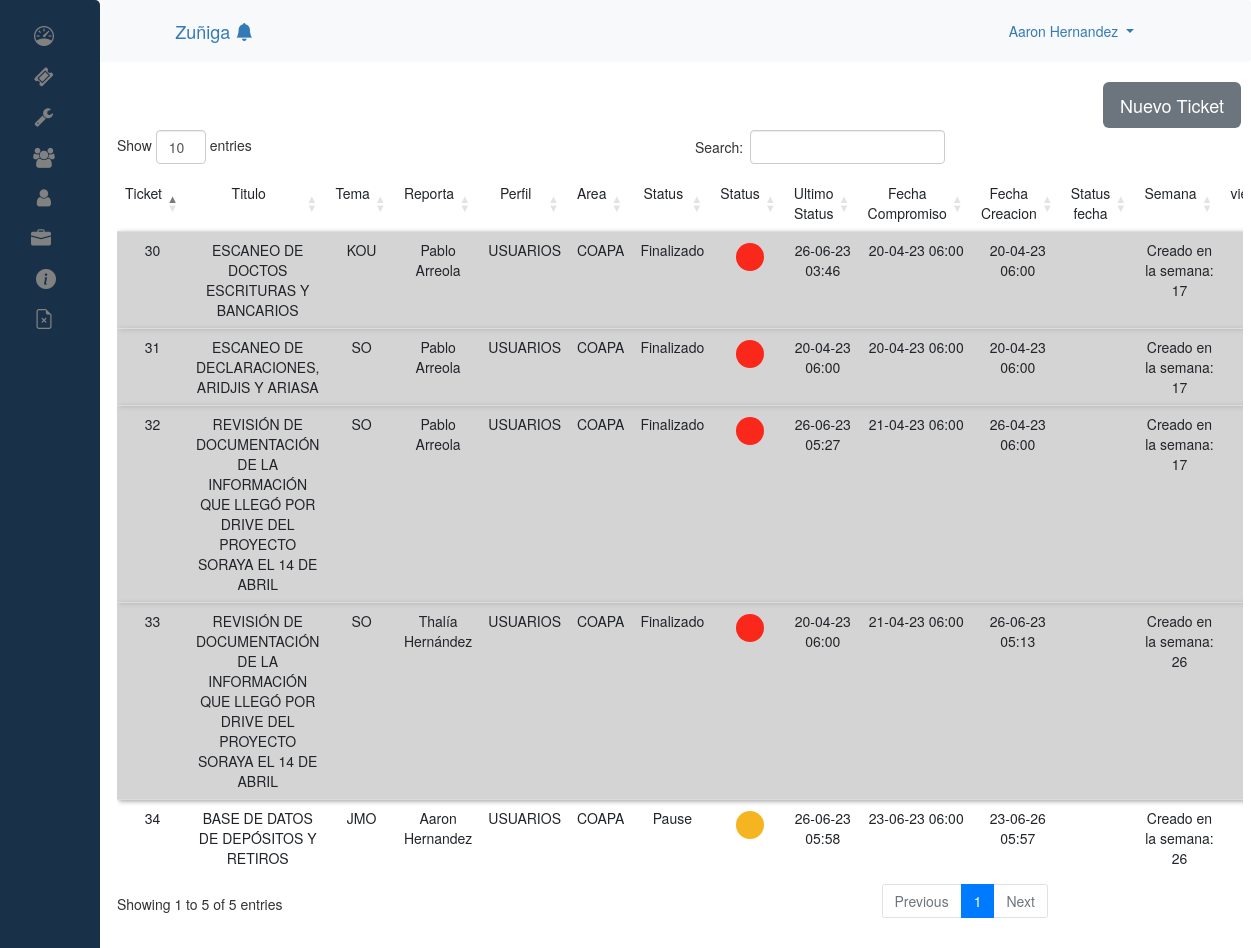
Page /admin/ticket.php (signed in) on the committed database.
### tables this page shows
CREATE TABLE `tickets` (
  `id_ticket` int(11) NOT NULL,
  `nombreR` varchar(200) NOT NULL,
  `titulo` varchar(200) NOT NULL,
  `descripcion` longblob NOT NULL,
  `tema` varchar(200) NOT NULL,
  `fecha_crea` timestamp NOT NULL DEFAULT current_timestamp() ON UPDATE current_timestamp() COMMENT 'FEcha ultimo estatus (cambio)',
  `status` varchar(200) NOT NULL,
  `departamento` varchar(200) NOT NULL,
  `type_user` varchar(200) NOT NULL,
  `leido` varchar(200) NOT NULL,
  `fecha_mod` timestamp NOT NULL DEFAULT current_timestamp() COMMENT 'Fecha de compromso de la tarea\r\n',
  `fecha_fin` timestamp NOT NULL DEFAULT current_timestamp() COMMENT 'fecha de cracion (cambio)\r\n',
  `perfil` varchar(200) NOT NULL
);

### admin/proceso_ticket/filtroadmin.php (the view, shortened to what this page needs)
<div class="table-responsive"  style="    width: 90%;
    margin-left: 117px;
margin-bottom: 150px;
    " >
        <table id="tabla_ticket" class="table  " style="    width: 95%; text-align: center;">
                <thead>
                        <tr>
                          <td id="arriba_abajo" style="text-align:center;">Ticket</td>
                          <td id="arriba_abajo" style="text-align:center;">Titulo</td>
                          <td id="arriba_abajo" style="text-align:center;">Tema</td>
                          <td id="arriba_abajo" style="text-align:center;">Reporta</td>
                          <td id="arriba_abajo" style="text-align:center;">Perfil</td>
                          <td id="arriba_abajo" style="text-align:center;">Area</td>
                          <td id="arriba_abajo" style="text-align:center;">Status</td>
                          <td id="arriba_abajo" style="text-align:center;">Status</td>
                          <td id="arriba_abajo" style="text-align:center;">Ultimo Status</td>
                          <td id="arriba_abajo" style="text-align:center;">Fecha Compromiso</td>
                          <td id="arriba_abajo" style="text-align:center;">Fecha Creacion</td>
                          <td id="arriba_abajo" style="text-align:center;">Status fecha</td>
                          <td id="arriba_abajo" style="text-align:center;">Semana</td>
                          <td id="arriba_abajo" style="text-align:center;">view</td>
                        </tr>
                </thead>
                <tbody>
                      <?php While($rowSql = $sql->fetch_assoc()) {   ?>
                            <?php include("color_tabla.php");  ?>
                                <td id="i_ticket"><?php echo $rowSql['id_ticket']; ?></td>
                                <td id="titulo">  <?php echo $rowSql ["titulo"]; ?></td>
                                <td id="titulo">  <?php echo $rowSql ["tema"]; ?></td>
                                <td id="nombre"><?php echo $rowSql ["nombreR"]; ?></td>
                                <td id="perfil"><?php echo $rowSql ["perfil"]; ?></td>
                                <td id="sede"><?php echo $rowSql ["departamento"]; ?></td>
                                <td id="status">
                                  <?php
                                    if($rowSql["status"] == 0){
                                      echo "Activo";
                                    }elseif ($rowSql["status"] == 1) {
                                      echo "Pause";
                                    }elseif ($rowSql["status"] == 2) {
                                      echo "Revision";
                                    }elseif ($rowSql["status"] == 3) {
                                      echo "Cancelado";
                                    }elseif ($rowSql["status"] == 4) {
                                      echo "Actividad por iniciar";
                                      }elseif ($rowSql["status"] == 5) {
                                        echo "Finalizado";
                                      }
                                   ?>
                                 </td>
                                <?php if ($rowSql['status'] == 0): ?>
                                <td id="status"> <div id="status" data-toggle="popover" data-trigger="hover" data-content="Activo"  ></div> </td>
                              <?php elseif ($rowSql['status'] == 1):?>
                                  <td id="status"> <div id="status2" data-toggle="popover" data-trigger="hover" data-content="Pause"  ></div> </td>
                                <?php elseif ($rowSql['status'] == 2):?>
                                  <td id="status"> <div id="status3" data-toggle="popover" data-trigger="hover" data-content="Revision" ></div> </td>
                                  <?php elseif ($rowSql['status'] == 3):?>
                                  <td id="status"> <div id="status4" data-toggle="popover" data-trigger="hover" data-content="Cancelado" ></div> </td>
                                <?php elseif ($rowSql['status'] == 4):?>
                                  <td id="status"> <div id="status5" data-toggle="popover" data-trigger="hover" data-content="Actividad por iniciar" ></div> </td>
                                  <?php elseif ($rowSql['status'] == 5):?>
                                  <td id="status"> <div id="status6" data-toggle="popover" data-trigger="hover" data-content="Finalizado" ></div> </td>
                                <?php endif; ?>
                                <?php
                                $newDate = date("d-m-y h:i", strtotime($rowSql["fecha_crea"])); ?>
                                <td id="fecha"><?php echo  $newDate; ?>  </td>
                                <?php
                                $newDate2 = date("d-m-y h:i", strtotime($rowSql["fecha_mod"])); ?>
                                <td id="fecha2"><?php echo  $newDate2; ?>
                                </td>
                                <?php
                                $newDate3 = date("d-m-y h:i"); ?>
                                <?php
                                $newDate4 = date("d-m-y h:i", strtotime($rowSql["fecha_fin"])); ?>
                                <td id="fecha4"><?php echo  $newDate4; ?>
                                </td>
                                    <?php
                                    $estatus = $rowSql["status"];
                                    if ($estatus == 0) {
                                        $newDate2_timestamp = strtotime($newDate2);
                                        $newDate3_timestamp = strtotime($newDate3);
                                        $diferencia = abs($newDate2_timestamp - $newDate3_timestamp);
                                        $minutos = floor($diferencia / 60);
                                        $horas = floor($diferencia / 3600);
                                        $dias = floor($diferencia / 86400);
                                        if ($newDate2 < $newDate3) {
                                            echo '<td>
                                            <div id="fecha3" data-toggle="popover" data-trigger="hover" data-content="Revaso Tiempo"
                                                style="margin-left: 16px !important;
                                                        margin-top: 3px!important;
                                                        width: 28px!important;
                                                        height: 28px!important;
                                                        background-color: #fb1b30!important;
                                                        border-color: #155e22!important;
                                                        border-radius: 737px;">
                                            </div>
                                            </td>';
                                        } else {
                                            echo '<td></td>';
                                        }
                                    } else {
                                        echo '<td></td>';
                                    }
                                    ?>
                                  <td id="fecha5">
                                  <?php
                                    $fecha_creacion = date("d-m-y h:i", strtotime($rowSql["fecha_fin"]));
                                    $semana = date('W', strtotime($fecha_creacion));
                                    echo "Creado en la semana: " . $semana;
                                    ?>
                                  </td>
                              <td>
                                <?php if ($rowSql['status'] == 4): ?>
                                  <a class="disable"  href="./comentarios.php?id=<?php echo $rowSql['id_ticket']; ?>"><i class="bi bi-pencil-square"></i></a></td>
                                 <?php else: ?>
                                      <a href="./comentarios.php?id=<?php echo $rowSql['id_ticket']; ?>"><i class="bi bi-pencil-square"></i></a></td>
                                <?php endif; ?>
                    </tr><?php } ?>
                </tbody>
        </table>
</div>

### admin/head.php (shortened to what this page needs)
<!DOCTYPE html>
<html lang="en" dir="ltr">
  <head>
        <link rel="stylesheet" href="css/style_dashboard.css">
				<link rel="stylesheet" href="css/tickets.css">
					<link rel="stylesheet" href="css/new_ticket.css">
					<link rel="stylesheet" href="css/status_tabla.css">
				<link rel="stylesheet" href="https://stackpath.bootstrapcdn.com/bootstrap/4.4.1/css/bootstrap.min.css">
				<link rel="stylesheet" href="https://maxcdn.bootstrapcdn.com/bootstrap/3.4.1/css/bootstrap.min.css">
				<link rel="stylesheet" href="https://cdnjs.cloudflare.com/ajax/libs/font-awesome/4.7.0/css/font-awesome.min.css">
				<link rel="stylesheet" href="https://cdn.jsdelivr.net/npm/bootstrap-icons@1.9.1/font/bootstrap-icons.css">
	<link rel="stylesheet" href="https://cdn.datatables.net/1.10.19/css/dataTables.bootstrap4.min.css">
  </head>
  <body>
		<nav class="navbar bg-light">
	  <div class="container-fluid">
			<div id="logo" class="">
				<a class="navbar-brand" href="#" style="margin-left: -357px!important;">
			 Zuñiga  <i class="bi bi-bell-fill">
			 </i>
			 </a>
			</div>
			<ul class="nav navbar-nav navbar-right">
				<div class="dropdown" style="">
				<a href="javascript:void(0)" class="brand-link dropdown-toggle" data-toggle="dropdown" aria-expanded="true">
							<span class="brand-text font-weight-light"><?php echo ucwords($_SESSION['usr_name']) ?></span>
					</a>
				</div>
	    </ul>
	  </div>
	</nav>
		<div id="mySidenav" class="sidebar" position>
			<a href="index.php" data-toggle="popover" data-trigger="hover" data-content="Dashobard"><i class="bi bi-speedometer"></i></a>
						<a href="./ticket.php" data-toggle="popover" data-trigger="hover" data-content="Tickets"><i class="fa fa-fw fa-ticket"></i>
						</a>
				<?php if ($_SESSION['usr_roll'] ==2): ?>
					<a href="./new_departamento.php" data-toggle="popover" data-trigger="hover" data-content="Departamentos" ><i class="fa fa-fw fa-wrench"></i></a>
					<a href="./new_usuarios.php" data-toggle="popover" data-trigger="hover" data-content="Usuarios"><i class="fa fa-fw fa-users"></i></a>
					<a href="./new_perfil.php" data-toggle="popover" data-trigger="hover" data-content="Perfiles"><i class="fa fa-fw fa-user"></i></a>
					<a href="./new_tema_ayuda.php" data-toggle="popover" data-trigger="hover" data-content="Tema de proyecto"><i class="bi bi-briefcase-fill"></i></i></a>
					<a href="#mesa_ayuda" data-toggle="popover" data-trigger="hover" data-content="Conocimiento"><i class="bi bi-info-circle-fill"></i></i></a>
					<a href="#Descargas" data-toggle="popover" data-trigger="hover" data-content="extraer Info"><i class="bi bi-file-earmark-x"></i></a>
				<?php endif; ?>
		</div>

### admin/ticket.php
<?php include("head.php");
include("control/conexion.php"); ?>
<div class="new_ticket">
  <a href="./new_ticket.php" class="btn btn-secondary btn-lg " tabindex="-1" role="button" aria-disabled="true" style="margin-left: 1103px;">
    Nuevo Ticket</a>
</div>
<?php include("./proceso_ticket/filtro.php") ?>

### admin/proceso_ticket/filtro.php (shortened to what this page needs)
<?php
$servidor= "localhost";
$usuario= "root";
$password = "";
$nombreBD= "control_ticket";
$conexion = new mysqli($servidor, $usuario, $password, $nombreBD);
$conexion->set_charset('utf8');
?>
             <?php
        $aKeyword = explode(" ", $_POST['nombreR']);
        if ($_POST["nombreR"] == '' AND $_POST['status'] == '' AND $_POST['id_ticket'] == '' AND $_POST['departamento'] == '' AND $_POST['sede'] == ''AND $_POST['buscapreciodesde'] == '' AND $_POST['buscapreciohasta'] == ''){
                $query ="SELECT * FROM tickets  ";
        }else{
                $query ="SELECT * FROM tickets ";
        if ($_POST["nombreR"] != '' ){
                $query .= "WHERE (nombreR LIKE LOWER('%".$aKeyword[0]."%') OR status LIKE LOWER('%".$aKeyword[0]."%')) ";
        }
}
         $sql = $conexion->query($query);
        ?>
<?php if ($_SESSION['usr_roll'] ==2): ?>
<?php include("filtroadmin.php"); ?>
<?php endif; ?>
<br><br><br><br>

### admin/proceso_ticket/color_tabla.php
<tr id="fila"  <?php
  if ($rowSql["status"] == 5 ) {
  echo"
  style = '
 -webkit-box-shadow: 2px 2px 5px #999 !important;
       background-color: #c7c6c7bf;
  '";
}
?> >

### admin/css/style_dashboard.css (style rules this page uses)
body { font-family: "Lato", sans-serif; }
.sidebar { height: 100%; width: 160px; position: absolute; z-index: 1; top: 0; left: 0; background-color: #183048 ; overflow-x: hidden; padding-top: 16px; }
#mySidenav { position: fixed; left: -58px; transition: 0.3s; padding: 15px; width: 100px; text-decoration: none; font-size: 20px; color: white; border-radius: 0 5px 5px 0; }
.sidebar a { padding: 6px 8px 6px 16px; text-decoration: none; font-size: 20px; color: #818181; display: block; }
ul.nav.navbar-nav.navbar-right { margin-right: -400px; }
a.navbar-brand { margin-right: 247px!important; margin-left: -442px!important; }
i.bi.bi-file-earmark-x { margin-left: 3px; }
i.bi.bi-speedometer { margin-left: 3px; }
i.bi.bi-info-circle-fill { margin-left: 5px!important; }

### admin/css/status_tabla.css (style rules this page uses)
div#status2 { margin-left: 16px !important; margin-top: 3px!important; width: 28px!important; height: 28px!important; background-color: #f5b520!important; border-color: #f0c118!important; border-radius: 737px; }
div#status6 { margin-left: 16px !important; margin-top: 3px!important; width: 28px!important; height: 28px!important; background-color: #fa271b!important; border-color: #d31a13!important; border-radius: 737px; }

### rows in the picture
tickets: id_ticket "30", titulo "ESCANEO DE DOCTOS ESCRITURAS Y BANCARIOS", tema "KOU", nombreR "Pablo Arreola", perfil "USUARIOS", departamento "COAPA", status "Finalizado", fecha_crea "26-06-23 03:46", fecha_mod "20-04-23 06:00", fecha_fin "20-04-23 06:00", fecha_fin "17"
tickets: id_ticket "31", titulo "ESCANEO DE DECLARACIONES, ARIDJIS Y ARIASA", tema "SO", nombreR "Pablo Arreola", perfil "USUARIOS", departamento "COAPA", status "Finalizado", fecha_crea "20-04-23 06:00", fecha_mod "20-04-23 06:00", fecha_fin "20-04-23 06:00", fecha_fin "17"
tickets: id_ticket "32", titulo "REVISIÓN DE DOCUMENTACIÓN DE LA INFORMACIÓN QUE LLEGÓ POR DRIVE DEL PROYECTO SORAYA EL 14 DE ABRIL", tema "SO", nombreR "Pablo Arreola", perfil "USUARIOS", departamento "COAPA", status "Finalizado", fecha_crea "26-06-23 05:27", fecha_mod "21-04-23 06:00", fecha_fin "26-04-23 06:00", fecha_fin "17"
tickets: id_ticket "33", titulo "REVISIÓN DE DOCUMENTACIÓN DE LA INFORMACIÓN QUE LLEGÓ POR DRIVE DEL PROYECTO SORAYA EL 14 DE ABRIL", tema "SO", nombreR "Thalía Hernández", perfil "USUARIOS", departamento "COAPA", status "Finalizado", fecha_crea "20-04-23 06:00", fecha_mod "21-04-23 06:00", fecha_fin "26-06-23 05:13", fecha_fin "26"
tickets: id_ticket "34", titulo "BASE DE DATOS DE DEPÓSITOS Y RETIROS", tema "JMO", nombreR "Aaron Hernandez", perfil "USUARIOS", departamento "COAPA", status "Pause", fecha_crea "26-06-23 05:58", fecha_mod "23-06-23 06:00", fecha_fin "23-06-26 05:57", fecha_fin "26"

### other values in the picture
$_SESSION['usr_name'] "Aaron Hernandez"
